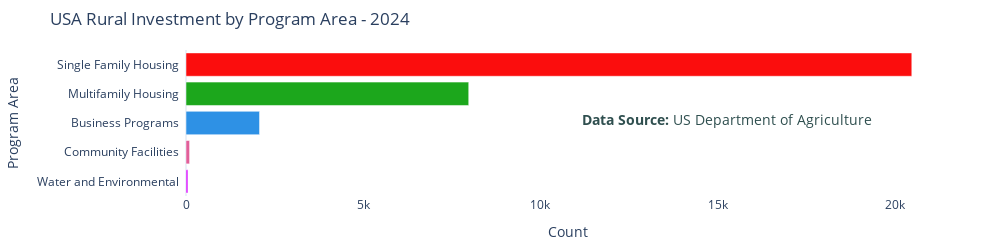
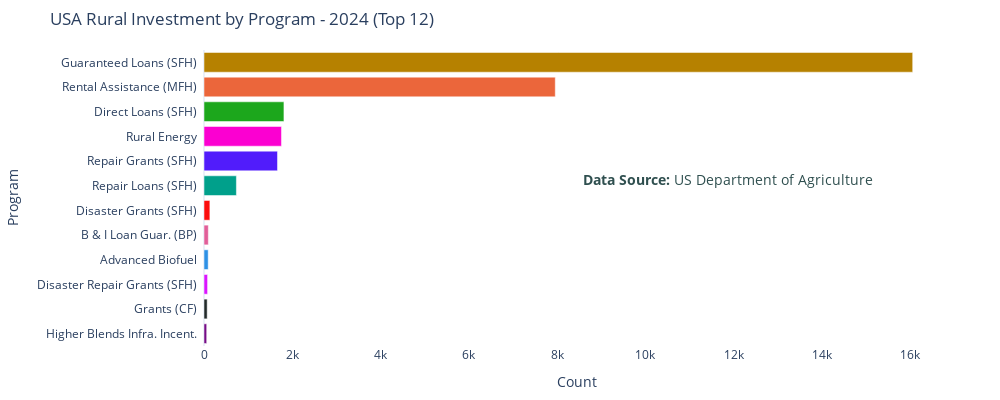

The notebook cell these images were saved under, in order:
### Markdown cell above
### Friday week 30 - Rural Investments, USA July 31, 2024 - EXPLORATORY DATA ANALYSIS

### Code cell
'''
Create horizontonal bar charts of rural investments by program and by program area
'''
import polars as pl   # dataframe library
import plotly.express as px

#------------------------------------------------------------------------------#
#     Functions                                                                #
#------------------------------------------------------------------------------#
def add_annotation(fig, annotation, x, y, align, xanchor, yanchor):
    fig.add_annotation(
        text=annotation,
        showarrow=False,
        xref = 'paper', x=x, yref = 'paper', y=y,
        align= align, xanchor=xanchor, yanchor=yanchor,
        font =  {'size': 14, 'color': 'darkslategray'}
    )
    return fig

def update_layout(
        fig, my_title, my_height, my_width,              # mandatory parameters
        my_xtitle='', my_ytitle='', my_legend_title='',  # optional parameters
        my_showlegend=False
    ):
    fig.update_layout(
        title = my_title,
        xaxis_title=my_xtitle,
        yaxis_title=my_ytitle,
        legend_title=my_legend_title,
        height=my_height, width=my_width,
        margin={"r":50, "t":50, "l":50, "b":50},
        autosize=False,
        showlegend=my_showlegend
    )
    return fig

def make_color_dict(my_categories):
    ''' map colors to categories ''' 
    my_colors = px.colors.qualitative.Dark24
    color_dict = dict(zip(sorted(list(set(my_categories))), my_colors))
    return color_dict
    
#------------------------------------------------------------------------------#
#     Create dataframes                                                        #
#------------------------------------------------------------------------------#
df_csv =  (  # df_csv is used for making both pareto dataframes
    pl.read_csv(
        'https://raw.githubusercontent.com/plotly/Figure-Friday/' +
        'main/2024/week-30/rural-investments.csv',
        ignore_errors = True
    )
    .with_columns(
        pl.col('Investment Dollars').str.replace_all(',', '').cast(pl.Float64),
    )
)

investment_by_program_area = (
    df_csv
    .group_by('Program Area')
    .agg(
        Count = pl.col('Program Area').count(),
        Total_Invest = pl.col('Investment Dollars').sum(),
        Avg_Invest = pl.col('Investment Dollars').mean(),
    )
    .with_columns(   # add space between the end of each tick label and the bar
        Program_Area = pl.col('Program Area') + '  '
    )
    .drop('Program Area')
    .rename({'Program_Area': 'Program Area'})
    .sort('Count', descending = True)
)
program_area_cm = make_color_dict(investment_by_program_area['Program Area'])


investment_by_program = (
    df_csv
    .group_by('Program')
    .agg(
        Count = pl.col('Program Area').count(),
        Total_Invest = pl.col('Investment Dollars').sum(),
        Avg_Invest = pl.col('Investment Dollars').mean(),
    )
    .sort('Count', descending = True)
    .head(12)   # taking top 12 Program Areas
    # Clean up/shorten program names
    .with_columns(
        Program = pl.when(pl.col('Program').str.starts_with('Rural Energy'))
                    .then(pl.lit('Rural Energy')).otherwise('Program')
    )
    .with_columns(
        Program = pl.when(pl.col('Program').str.starts_with('Business and Industry'))
                    .then(pl.lit('B & I Loan Guar. (BP)')).otherwise('Program')
    )
    .with_columns(
        Program = pl.when(pl.col('Program').str.starts_with('Higher Blends'))
                    .then(pl.lit('Higher Blends Infra. Incent.')).otherwise('Program')
    )
    .with_columns(
        Program = pl.when(pl.col('Program').str.starts_with('Rural Disaster'))
                    .then(pl.lit('Disaster Grants (SFH)')).otherwise('Program')
    )
    .with_columns(
        Program = pl.when(pl.col('Program').str.starts_with('Advanced Biofuel Payment'))
                    .then(pl.lit('Advanced Biofuel')).otherwise('Program')
    )
    .with_columns(Program = (pl.col('Program') + '  '))  # spaces added to labels
)
program_cm = make_color_dict(investment_by_program['Program'])


#------------------------------------------------------------------------------#
#     Pareto: data grouped by Program Area                                     #
#------------------------------------------------------------------------------#
print('\n\n\n\n\n')
fig = px.bar(
    investment_by_program_area.sort('Count', descending=True),
    x = 'Count', y = 'Program Area', 
    template='plotly_white',
    color='Program Area',
    color_discrete_map=program_area_cm,
    custom_data=['Count','Total_Invest','Avg_Invest'],
    orientation='h'
)

# add custom hover information
fig.update_traces(
    hovertemplate="<br>".join([
        'Investment Count %{customdata[0]:,d}',
        'Total $%{customdata[1]:,d}',
        'Average $%{customdata[2]:,d}',
        '<extra></extra>'
    ])
)
fig = update_layout(
    fig, 'USA Rural Investment by Program Area - 2024', 250, 1000, 
    my_ytitle= 'Program Area', 
    my_xtitle= 'Count',
    my_legend_title='Region',
    my_showlegend=False
)
fig.update_xaxes(showgrid=False)
fig.update_yaxes(showgrid=False)

annotation = '<b>Data Source:</b> US Department of Agriculture<br>'
add_annotation(fig, annotation, 0.9, 0.6, 'left', 'right', 'top')

# chart gets reordered after applying colors, next line restores intended order
fig.update_xaxes(categoryorder='total descending')

fig.show()
print('\n\n\n\n\n')

#------------------------------------------------------------------------------#
#     Pareto: data grouped by Program                                          #
#------------------------------------------------------------------------------#
fig = px.bar(
    investment_by_program.sort('Count', descending=True),
    x = 'Count', y = 'Program', 
    template='plotly_white',
    color='Program',
    color_discrete_map=program_cm,
    custom_data=['Count','Total_Invest','Avg_Invest'],
    orientation='h',
)

# add custom hover information
fig.update_traces(
    hovertemplate="<br>".join([
        'Investment Count %{customdata[0]:,d}',
        'Total $%{customdata[1]:,d}',
        'Average $%{customdata[2]:,d}',
        '<extra></extra>'
    ])
)
fig = update_layout(
    fig, 'USA Rural Investment by Program - 2024 (Top 12)', 400, 1000, 
    my_ytitle= 'Program', 
    my_xtitle= 'Count',
    my_legend_title='Region',
    my_showlegend=False
)
fig.update_xaxes(showgrid=False)
fig.update_yaxes(showgrid=False)

annotation = '<b>Data Source:</b> US Department of Agriculture<br>'
add_annotation(fig, annotation, 0.9, 0.6, 'left', 'right', 'top')

fig.show()

### Figure 1 — Plotly figure (JSON) as saved in the notebook; plotly's stock layout.template omitted (floating-point values rounded to 4 significant figures)
{"data": [{"alignmentgroup": "True", "customdata": [[20481, 5493154660, 268200.0]], "hovertemplate": "Investment Count %{customdata[0]:,d}<br>Total $%{customdata[1]:,d}<br>Average $%{customdata[2]:,d}<br><extra></extra>", "legendgroup": "Single Family Housing  ", "marker": {"color": "#FB0D0D", "pattern": {"shape": ""}}, "name": "Single Family Housing  ", "offsetgroup": "Single Family Housing  ", "orientation": "h", "showlegend": true, "textposition": "auto", "type": "bar", "x": [20481], "xaxis": "x", "y": ["Single Family Housing  "], "yaxis": "y"}, {"alignmentgroup": "True", "customdata": [[7978, 1245033728, 156100.0]], "hovertemplate": "Investment Count %{customdata[0]:,d}<br>Total $%{customdata[1]:,d}<br>Average $%{customdata[2]:,d}<br><extra></extra>", "legendgroup": "Multifamily Housing  ", "marker": {"color": "#1CA71C", "pattern": {"shape": ""}}, "name": "Multifamily Housing  ", "offsetgroup": "Multifamily Housing  ", "orientation": "h", "showlegend": true, "textposition": "auto", "type": "bar", "x": [7978], "xaxis": "x", "y": ["Multifamily Housing  "], "yaxis": "y"}, {"alignmentgroup": "True", "customdata": [[2075, 1500799132, 723300.0]], "hovertemplate": "Investment Count %{customdata[0]:,d}<br>Total $%{customdata[1]:,d}<br>Average $%{customdata[2]:,d}<br><extra></extra>", "legendgroup": "Business Programs  ", "marker": {"color": "#2E91E5", "pattern": {"shape": ""}}, "name": "Business Programs  ", "offsetgroup": "Business Programs  ", "orientation": "h", "showlegend": true, "textposition": "auto", "type": "bar", "x": [2075], "xaxis": "x", "y": ["Business Programs  "], "yaxis": "y"}, {"alignmentgroup": "True", "customdata": [[101, 111571478, 1105000.0]], "hovertemplate": "Investment Count %{customdata[0]:,d}<br>Total $%{customdata[1]:,d}<br>Average $%{customdata[2]:,d}<br><extra></extra>", "legendgroup": "Community Facilities  ", "marker": {"color": "#E15F99", "pattern": {"shape": ""}}, "name": "Community Facilities  ", "offsetgroup": "Community Facilities  ", "orientation": "h", "showlegend": true, "textposition": "auto", "type": "bar", "x": [101], "xaxis": "x", "y": ["Community Facilities  "], "yaxis": "y"}, {"alignmentgroup": "True", "customdata": [[55, 147197037, 2676000.0]], "hovertemplate": "Investment Count %{customdata[0]:,d}<br>Total $%{customdata[1]:,d}<br>Average $%{customdata[2]:,d}<br><extra></extra>", "legendgroup": "Water and Environmental  ", "marker": {"color": "#DA16FF", "pattern": {"shape": ""}}, "name": "Water and Environmental  ", "offsetgroup": "Water and Environmental  ", "orientation": "h", "showlegend": true, "textposition": "auto", "type": "bar", "x": [55], "xaxis": "x", "y": ["Water and Environmental  "], "yaxis": "y"}], "layout": {"annotations": [{"align": "left", "font": {"color": "darkslategray", "size": 14}, "showarrow": false, "text": "<b>Data Source:</b> US Department of Agriculture<br>", "x": 0.9, "xanchor": "right", "xref": "paper", "y": 0.6, "yanchor": "top", "yref": "paper"}], "autosize": false, "barmode": "relative", "height": 250, "legend": {"title": {"text": "Region"}, "tracegroupgap": 0}, "margin": {"b": 50, "l": 50, "r": 50, "t": 50}, "showlegend": false, "title": {"text": "USA Rural Investment by Program Area - 2024"}, "width": 1000, "xaxis": {"anchor": "y", "categoryorder": "total descending", "domain": [0, 1], "showgrid": false, "title": {"text": "Count"}}, "yaxis": {"anchor": "x", "categoryarray": ["Water and Environmental  ", "Community Facilities  ", "Business Programs  ", "Multifamily Housing  ", "Single Family Housing  "], "categoryorder": "array", "domain": [0, 1], "showgrid": false, "title": {"text": "Program Area"}}}}

### Figure 2 — Plotly figure (JSON) as saved in the notebook; plotly's stock layout.template omitted (floating-point values rounded to 4 significant figures)
{"data": [{"alignmentgroup": "True", "customdata": [[16057, 4718698136, 293900.0]], "hovertemplate": "Investment Count %{customdata[0]:,d}<br>Total $%{customdata[1]:,d}<br>Average $%{customdata[2]:,d}<br><extra></extra>", "legendgroup": "Guaranteed Loans (SFH)  ", "marker": {"color": "#B68100", "pattern": {"shape": ""}}, "name": "Guaranteed Loans (SFH)  ", "offsetgroup": "Guaranteed Loans (SFH)  ", "orientation": "h", "showlegend": true, "textposition": "auto", "type": "bar", "x": [16057], "xaxis": "x", "y": ["Guaranteed Loans (SFH)  "], "yaxis": "y"}, {"alignmentgroup": "True", "customdata": [[7959, 1161820422, 146000.0]], "hovertemplate": "Investment Count %{customdata[0]:,d}<br>Total $%{customdata[1]:,d}<br>Average $%{customdata[2]:,d}<br><extra></extra>", "legendgroup": "Rental Assistance (MFH)  ", "marker": {"color": "#EB663B", "pattern": {"shape": ""}}, "name": "Rental Assistance (MFH)  ", "offsetgroup": "Rental Assistance (MFH)  ", "orientation": "h", "showlegend": true, "textposition": "auto", "type": "bar", "x": [7959], "xaxis": "x", "y": ["Rental Assistance (MFH)  "], "yaxis": "y"}, {"alignmentgroup": "True", "customdata": [[1811, 733947687, 405300.0]], "hovertemplate": "Investment Count %{customdata[0]:,d}<br>Total $%{customdata[1]:,d}<br>Average $%{customdata[2]:,d}<br><extra></extra>", "legendgroup": "Direct Loans (SFH)  ", "marker": {"color": "#1CA71C", "pattern": {"shape": ""}}, "name": "Direct Loans (SFH)  ", "offsetgroup": "Direct Loans (SFH)  ", "orientation": "h", "showlegend": true, "textposition": "auto", "type": "bar", "x": [1811], "xaxis": "x", "y": ["Direct Loans (SFH)  "], "yaxis": "y"}, {"alignmentgroup": "True", "customdata": [[1755, 451348308, 257200.0]], "hovertemplate": "Investment Count %{customdata[0]:,d}<br>Total $%{customdata[1]:,d}<br>Average $%{customdata[2]:,d}<br><extra></extra>", "legendgroup": "Rural Energy  ", "marker": {"color": "#FB00D1", "pattern": {"shape": ""}}, "name": "Rural Energy  ", "offsetgroup": "Rural Energy  ", "orientation": "h", "showlegend": true, "textposition": "auto", "type": "bar", "x": [1755], "xaxis": "x", "y": ["Rural Energy  "], "yaxis": "y"}, {"alignmentgroup": "True", "customdata": [[1665, 21898047, 13150.0]], "hovertemplate": "Investment Count %{customdata[0]:,d}<br>Total $%{customdata[1]:,d}<br>Average $%{customdata[2]:,d}<br><extra></extra>", "legendgroup": "Repair Grants (SFH)  ", "marker": {"color": "#511CFB", "pattern": {"shape": ""}}, "name": "Repair Grants (SFH)  ", "offsetgroup": "Repair Grants (SFH)  ", "orientation": "h", "showlegend": true, "textposition": "auto", "type": "bar", "x": [1665], "xaxis": "x", "y": ["Repair Grants (SFH)  "], "yaxis": "y"}, {"alignmentgroup": "True", "customdata": [[734, 7802246, 10630.0]], "hovertemplate": "Investment Count %{customdata[0]:,d}<br>Total $%{customdata[1]:,d}<br>Average $%{customdata[2]:,d}<br><extra></extra>", "legendgroup": "Repair Loans (SFH)  ", "marker": {"color": "#00A08B", "pattern": {"shape": ""}}, "name": "Repair Loans (SFH)  ", "offsetgroup": "Repair Loans (SFH)  ", "orientation": "h", "showlegend": true, "textposition": "auto", "type": "bar", "x": [734], "xaxis": "x", "y": ["Repair Loans (SFH)  "], "yaxis": "y"}, {"alignmentgroup": "True", "customdata": [[133, 6628243, 49840.0]], "hovertemplate": "Investment Count %{customdata[0]:,d}<br>Total $%{customdata[1]:,d}<br>Average $%{customdata[2]:,d}<br><extra></extra>", "legendgroup": "Disaster Grants (SFH)  ", "marker": {"color": "#FB0D0D", "pattern": {"shape": ""}}, "name": "Disaster Grants (SFH)  ", "offsetgroup": "Disaster Grants (SFH)  ", "orientation": "h", "showlegend": true, "textposition": "auto", "type": "bar", "x": [133], "xaxis": "x", "y": ["Disaster Grants (SFH)  "], "yaxis": "y"}, {"alignmentgroup": "True", "customdata": [[98, 832076416, 8491000.0]], "hovertemplate": "Investment Count %{customdata[0]:,d}<br>Total $%{customdata[1]:,d}<br>Average $%{customdata[2]:,d}<br><extra></extra>", "legendgroup": "B & I Loan Guar. (BP)  ", "marker": {"color": "#E15F99", "pattern": {"shape": ""}}, "name": "B & I Loan Guar. (BP)  ", "offsetgroup": "B & I Loan Guar. (BP)  ", "orientation": "h", "showlegend": true, "textposition": "auto", "type": "bar", "x": [98], "xaxis": "x", "y": ["B & I Loan Guar. (BP)  "], "yaxis": "y"}, {"alignmentgroup": "True", "customdata": [[95, 3420445, 36000.0]], "hovertemplate": "Investment Count %{customdata[0]:,d}<br>Total $%{customdata[1]:,d}<br>Average $%{customdata[2]:,d}<br><extra></extra>", "legendgroup": "Advanced Biofuel  ", "marker": {"color": "#2E91E5", "pattern": {"shape": ""}}, "name": "Advanced Biofuel  ", "offsetgroup": "Advanced Biofuel  ", "orientation": "h", "showlegend": true, "textposition": "auto", "type": "bar", "x": [95], "xaxis": "x", "y": ["Advanced Biofuel  "], "yaxis": "y"}, {"alignmentgroup": "True", "customdata": [[81, 4180301, 51610.0]], "hovertemplate": "Investment Count %{customdata[0]:,d}<br>Total $%{customdata[1]:,d}<br>Average $%{customdata[2]:,d}<br><extra></extra>", "legendgroup": "Disaster Repair Grants (SFH)  ", "marker": {"color": "#DA16FF", "pattern": {"shape": ""}}, "name": "Disaster Repair Grants (SFH)  ", "offsetgroup": "Disaster Repair Grants (SFH)  ", "orientation": "h", "showlegend": true, "textposition": "auto", "type": "bar", "x": [81], "xaxis": "x", "y": ["Disaster Repair Grants (SFH)  "], "yaxis": "y"}, {"alignmentgroup": "True", "customdata": [[72, 54050278, 750700.0]], "hovertemplate": "Investment Count %{customdata[0]:,d}<br>Total $%{customdata[1]:,d}<br>Average $%{customdata[2]:,d}<br><extra></extra>", "legendgroup": "Grants (CF)  ", "marker": {"color": "#222A2A", "pattern": {"shape": ""}}, "name": "Grants (CF)  ", "offsetgroup": "Grants (CF)  ", "orientation": "h", "showlegend": true, "textposition": "auto", "type": "bar", "x": [72], "xaxis": "x", "y": ["Grants (CF)  "], "yaxis": "y"}, {"alignmentgroup": "True", "customdata": [[61, 56131225, 920200.0]], "hovertemplate": "Investment Count %{customdata[0]:,d}<br>Total $%{customdata[1]:,d}<br>Average $%{customdata[2]:,d}<br><extra></extra>", "legendgroup": "Higher Blends Infra. Incent.  ", "marker": {"color": "#750D86", "pattern": {"shape": ""}}, "name": "Higher Blends Infra. Incent.  ", "offsetgroup": "Higher Blends Infra. Incent.  ", "orientation": "h", "showlegend": true, "textposition": "auto", "type": "bar", "x": [61], "xaxis": "x", "y": ["Higher Blends Infra. Incent.  "], "yaxis": "y"}], "layout": {"annotations": [{"align": "left", "font": {"color": "darkslategray", "size": 14}, "showarrow": false, "text": "<b>Data Source:</b> US Department of Agriculture<br>", "x": 0.9, "xanchor": "right", "xref": "paper", "y": 0.6, "yanchor": "top", "yref": "paper"}], "autosize": false, "barmode": "relative", "height": 400, "legend": {"title": {"text": "Region"}, "tracegroupgap": 0}, "margin": {"b": 50, "l": 50, "r": 50, "t": 50}, "showlegend": false, "title": {"text": "USA Rural Investment by Program - 2024 (Top 12)"}, "width": 1000, "xaxis": {"anchor": "y", "domain": [0, 1], "showgrid": false, "title": {"text": "Count"}}, "yaxis": {"anchor": "x", "categoryarray": ["Higher Blends Infra. Incent.  ", "Grants (CF)  ", "Disaster Repair Grants (SFH)  ", "Advanced Biofuel  ", "B & I Loan Guar. (BP)  ", "Disaster Grants (SFH)  ", "Repair Loans (SFH)  ", "Repair Grants (SFH)  ", "Rural Energy  ", "Direct Loans (SFH)  ", "Rental Assistance (MFH)  ", "Guaranteed Loans (SFH)  "], "categoryorder": "array", "domain": [0, 1], "showgrid": false, "title": {"text": "Program"}}}}
